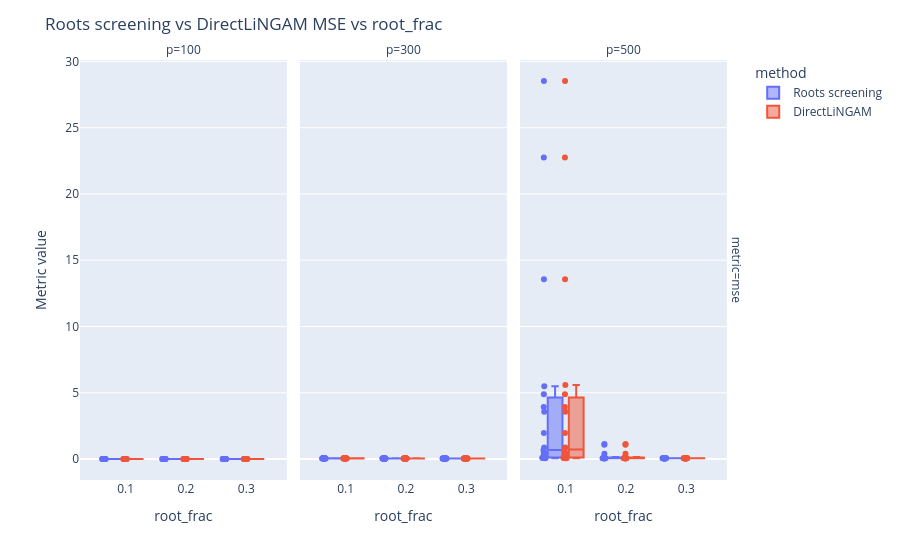

The code cell stored with this chart in its notebook:
### Code cell
fig_metrics = px.box(
    metrics_long[(metrics_long['metric'] == "mse")],
    x='root_frac',
    y='value',
    color='method',
    facet_row='metric',
    facet_col='p',
    category_orders={
        'metric': ['mse'],
        'root_frac': [0.1, 0.2, 0.3],
        'p': [100, 300, 500]
    },
    points='all',  # show all runs
)

fig_metrics.update_layout(
    title='Roots screening vs DirectLiNGAM MSE vs root_frac',
    boxmode='group',
    yaxis_title='Metric value'
)
fig_metrics.show()

### Figure 1 — Plotly figure (JSON) as saved in the notebook; plotly's stock layout.template omitted (floating-point values rounded to 4 significant figures)
{"data": [{"alignmentgroup": "True", "boxpoints": "all", "hovertemplate": "method=Roots screening<br>metric=mse<br>p=100<br>root_frac=%{x}<br>value=%{y}<extra></extra>", "legendgroup": "Roots screening", "marker": {"color": "#636efa"}, "name": "Roots screening", "notched": false, "offsetgroup": "Roots screening", "orientation": "v", "showlegend": true, "type": "box", "x": [0.1, 0.1, 0.1, 0.1, 0.1, 0.1, 0.1, 0.1, 0.1, 0.1, 0.1, 0.1, 0.1, 0.1, 0.1, 0.1, 0.1, 0.1, 0.1, 0.1, 0.2, 0.2, 0.2, 0.2, 0.2, 0.2, 0.2, 0.2, 0.2, 0.2, 0.2, 0.2, 0.2, 0.2, 0.2, 0.2, 0.2, 0.2, 0.2, 0.2, 0.3, 0.3, 0.3, 0.3, 0.3, 0.3, 0.3, 0.3, 0.3, 0.3, 0.3, 0.3, 0.3, 0.3, 0.3, 0.3, 0.3, 0.3, 0.3, 0.3], "x0": " ", "xaxis": "x", "y": [5.111e-06, 7.199e-05, 0.0006285, 0.0001524, 6.229e-05, 6.012e-06, 5.187e-06, 0.0007178, 4.117e-05, 5.572e-06, 0.0001293, 4.695e-06, 0.0001884, 0.002655, 4.606e-06, 5.249e-06, 5.275e-06, 3.61e-06, 0.0002482, 0.0009463, 4.982e-06, 5.582e-06, 4.342e-06, 4.877e-06, 0.0001839, 5.312e-06, 4.053e-06, 0.0008217, 7.145e-06, 4.947e-06, 4.757e-06, 5.812e-06, 0.0007546, 4.503e-06, 5.149e-06, 4.926e-06, 4.039e-06, 5.308e-06, 0.0002867, 6.34e-06, 5.839e-06, 5.705e-06, 4.453e-06, 4.685e-06, 5.284e-06, 4.995e-06, 4.341e-06, 5.736e-06, 4.92e-06, 6.659e-06, 4.96e-06, 5.23e-06, 6.734e-06, 3.749e-06, 5.149e-06, 4.904e-06, 5.473e-06, 4.756e-06, 5.291e-06, 5.762e-06], "y0": " ", "yaxis": "y"}, {"alignmentgroup": "True", "boxpoints": "all", "hovertemplate": "method=DirectLiNGAM<br>metric=mse<br>p=100<br>root_frac=%{x}<br>value=%{y}<extra></extra>", "legendgroup": "DirectLiNGAM", "marker": {"color": "#EF553B"}, "name": "DirectLiNGAM", "notched": false, "offsetgroup": "DirectLiNGAM", "orientation": "v", "showlegend": true, "type": "box", "x": [0.1, 0.1, 0.1, 0.1, 0.1, 0.1, 0.1, 0.1, 0.1, 0.1, 0.1, 0.1, 0.1, 0.1, 0.1, 0.1, 0.1, 0.1, 0.1, 0.1, 0.2, 0.2, 0.2, 0.2, 0.2, 0.2, 0.2, 0.2, 0.2, 0.2, 0.2, 0.2, 0.2, 0.2, 0.2, 0.2, 0.2, 0.2, 0.2, 0.2, 0.3, 0.3, 0.3, 0.3, 0.3, 0.3, 0.3, 0.3, 0.3, 0.3, 0.3, 0.3, 0.3, 0.3, 0.3, 0.3, 0.3, 0.3, 0.3, 0.3], "x0": " ", "xaxis": "x", "y": [5.101e-06, 7.199e-05, 0.0006285, 0.0001524, 6.239e-05, 6.012e-06, 5.187e-06, 0.0007178, 4.167e-05, 5.545e-06, 0.0001293, 4.695e-06, 0.0001884, 0.002655, 4.582e-06, 5.249e-06, 5.275e-06, 3.651e-06, 0.0002482, 0.0009463, 4.945e-06, 5.498e-06, 4.342e-06, 4.877e-06, 0.0001842, 5.405e-06, 4.053e-06, 0.0008217, 7.145e-06, 5.024e-06, 5.284e-06, 5.812e-06, 0.0007546, 4.471e-06, 5.149e-06, 4.926e-06, 4.039e-06, 5.202e-06, 0.0002867, 6.337e-06, 5.611e-06, 5.829e-06, 4.453e-06, 4.65e-06, 5.554e-06, 5.162e-06, 4.341e-06, 5.933e-06, 4.92e-06, 6.659e-06, 4.948e-06, 5.369e-06, 6.734e-06, 3.749e-06, 5.149e-06, 4.904e-06, 5.62e-06, 4.638e-06, 5.271e-06, 5.762e-06], "y0": " ", "yaxis": "y"}, {"alignmentgroup": "True", "boxpoints": "all", "hovertemplate": "method=Roots screening<br>metric=mse<br>p=300<br>root_frac=%{x}<br>value=%{y}<extra></extra>", "legendgroup": "Roots screening", "marker": {"color": "#636efa"}, "name": "Roots screening", "notched": false, "offsetgroup": "Roots screening", "orientation": "v", "showlegend": false, "type": "box", "x": [0.1, 0.1, 0.1, 0.1, 0.1, 0.1, 0.1, 0.1, 0.1, 0.1, 0.1, 0.1, 0.1, 0.1, 0.1, 0.1, 0.1, 0.1, 0.1, 0.1, 0.2, 0.2, 0.2, 0.2, 0.2, 0.2, 0.2, 0.2, 0.2, 0.2, 0.2, 0.2, 0.2, 0.2, 0.2, 0.2, 0.2, 0.2, 0.2, 0.2, 0.3, 0.3, 0.3, 0.3, 0.3, 0.3, 0.3, 0.3, 0.3, 0.3, 0.3, 0.3, 0.3, 0.3, 0.3, 0.3, 0.3, 0.3, 0.3, 0.3], "x0": " ", "xaxis": "x2", "y": [0.04388, 0.0488, 0.05837, 0.04593, 0.04842, 0.05105, 0.04603, 0.04823, 0.04453, 0.04573, 0.05537, 0.04649, 0.04657, 0.05123, 0.04813, 0.05356, 0.04592, 0.04943, 0.04526, 0.05222, 0.04141, 0.04128, 0.04679, 0.03629, 0.03831, 0.04369, 0.04089, 0.03899, 0.04496, 0.03722, 0.04485, 0.04195, 0.03862, 0.0486, 0.04108, 0.0379, 0.04484, 0.043, 0.04113, 0.04631, 0.03618, 0.03129, 0.03869, 0.03154, 0.03492, 0.0366, 0.03905, 0.02881, 0.03999, 0.03641, 0.03606, 0.02837, 0.03267, 0.03321, 0.03136, 0.03646, 0.03327, 0.03776, 0.0299, 0.03629], "y0": " ", "yaxis": "y2"}, {"alignmentgroup": "True", "boxpoints": "all", "hovertemplate": "method=DirectLiNGAM<br>metric=mse<br>p=300<br>root_frac=%{x}<br>value=%{y}<extra></extra>", "legendgroup": "DirectLiNGAM", "marker": {"color": "#EF553B"}, "name": "DirectLiNGAM", "notched": false, "offsetgroup": "DirectLiNGAM", "orientation": "v", "showlegend": false, "type": "box", "x": [0.1, 0.1, 0.1, 0.1, 0.1, 0.1, 0.1, 0.1, 0.1, 0.1, 0.1, 0.1, 0.1, 0.1, 0.1, 0.1, 0.1, 0.1, 0.1, 0.1, 0.2, 0.2, 0.2, 0.2, 0.2, 0.2, 0.2, 0.2, 0.2, 0.2, 0.2, 0.2, 0.2, 0.2, 0.2, 0.2, 0.2, 0.2, 0.2, 0.2, 0.3, 0.3, 0.3, 0.3, 0.3, 0.3, 0.3, 0.3, 0.3, 0.3, 0.3, 0.3, 0.3, 0.3, 0.3, 0.3, 0.3, 0.3, 0.3, 0.3], "x0": " ", "xaxis": "x2", "y": [0.04388, 0.04884, 0.0584, 0.04594, 0.04842, 0.05105, 0.04603, 0.04819, 0.04457, 0.04573, 0.05537, 0.04649, 0.04657, 0.0512, 0.04815, 0.05356, 0.04592, 0.04944, 0.04526, 0.05221, 0.04141, 0.04128, 0.04683, 0.03629, 0.03836, 0.04369, 0.04089, 0.03899, 0.04496, 0.03721, 0.04485, 0.04196, 0.03863, 0.04859, 0.04107, 0.0379, 0.04478, 0.04306, 0.04113, 0.04631, 0.03618, 0.03129, 0.03869, 0.03154, 0.03492, 0.0366, 0.03905, 0.02881, 0.03999, 0.03641, 0.03607, 0.02837, 0.03267, 0.03321, 0.03137, 0.03642, 0.03327, 0.03776, 0.02978, 0.03629], "y0": " ", "yaxis": "y2"}, {"alignmentgroup": "True", "boxpoints": "all", "hovertemplate": "method=Roots screening<br>metric=mse<br>p=500<br>root_frac=%{x}<br>value=%{y}<extra></extra>", "legendgroup": "Roots screening", "marker": {"color": "#636efa"}, "name": "Roots screening", "notched": false, "offsetgroup": "Roots screening", "orientation": "v", "showlegend": false, "type": "box", "x": [0.1, 0.1, 0.1, 0.1, 0.1, 0.1, 0.1, 0.1, 0.1, 0.1, 0.1, 0.1, 0.1, 0.1, 0.1, 0.1, 0.1, 0.1, 0.1, 0.2, 0.2, 0.2, 0.2, 0.2, 0.2, 0.2, 0.2, 0.2, 0.2, 0.2, 0.2, 0.2, 0.2, 0.2, 0.2, 0.2, 0.2, 0.2, 0.2, 0.3, 0.3, 0.3, 0.3, 0.3, 0.3, 0.3, 0.3, 0.3, 0.3, 0.3, 0.3, 0.3, 0.3, 0.3, 0.3, 0.3, 0.3, 0.3, 0.3], "x0": " ", "xaxis": "x3", "y": [22.76, 28.53, 0.4351, 3.915, 13.57, 1.956, 0.8639, 0.4721, 0.08876, 0.134, 0.06391, 5.482, 0.07177, 3.568, 0.6708, 4.89, 0.07401, 0.3983, 0.1041, 0.06167, 0.08101, 0.06448, 0.06885, 0.06035, 0.1267, 0.0663, 0.0761, 0.405, 1.133, 0.06182, 0.1513, 0.09349, 0.07348, 1.085, 0.05633, 0.06289, 0.05695, 0.06235, 0.06331, 0.05478, 0.0516, 0.052, 0.05485, 0.05391, 0.05128, 0.05206, 0.04957, 0.05669, 0.05805, 0.06598, 0.0534, 0.04908, 0.05651, 0.05281, 0.05091, 0.0512, 0.05078, 0.05507, 0.05189], "y0": " ", "yaxis": "y3"}, {"alignmentgroup": "True", "boxpoints": "all", "hovertemplate": "method=DirectLiNGAM<br>metric=mse<br>p=500<br>root_frac=%{x}<br>value=%{y}<extra></extra>", "legendgroup": "DirectLiNGAM", "marker": {"color": "#EF553B"}, "name": "DirectLiNGAM", "notched": false, "offsetgroup": "DirectLiNGAM", "orientation": "v", "showlegend": false, "type": "box", "x": [0.1, 0.1, 0.1, 0.1, 0.1, 0.1, 0.1, 0.1, 0.1, 0.1, 0.1, 0.1, 0.1, 0.1, 0.1, 0.1, 0.1, 0.1, 0.1, 0.2, 0.2, 0.2, 0.2, 0.2, 0.2, 0.2, 0.2, 0.2, 0.2, 0.2, 0.2, 0.2, 0.2, 0.2, 0.2, 0.2, 0.2, 0.2, 0.2, 0.3, 0.3, 0.3, 0.3, 0.3, 0.3, 0.3, 0.3, 0.3, 0.3, 0.3, 0.3, 0.3, 0.3, 0.3, 0.3, 0.3, 0.3, 0.3, 0.3], "x0": " ", "xaxis": "x3", "y": [22.76, 28.53, 0.4351, 3.915, 13.57, 1.956, 0.8676, 0.4721, 0.08876, 0.1339, 0.06391, 5.58, 0.07177, 3.568, 0.7083, 4.889, 0.07402, 0.3984, 0.1041, 0.06183, 0.08108, 0.06455, 0.06885, 0.06036, 0.1267, 0.06627, 0.07649, 0.405, 1.133, 0.06181, 0.1513, 0.09348, 0.07965, 1.085, 0.05633, 0.06293, 0.05689, 0.06261, 0.06329, 0.05478, 0.0516, 0.05204, 0.05484, 0.05391, 0.05128, 0.05206, 0.04959, 0.05667, 0.05805, 0.06593, 0.05341, 0.04908, 0.0565, 0.05281, 0.0509, 0.0512, 0.05078, 0.05506, 0.05188], "y0": " ", "yaxis": "y3"}], "layout": {"annotations": [{"font": {}, "showarrow": false, "text": "p=100", "x": 0.1567, "xanchor": "center", "xref": "paper", "y": 1, "yanchor": "bottom", "yref": "paper"}, {"font": {}, "showarrow": false, "text": "p=300", "x": 0.49, "xanchor": "center", "xref": "paper", "y": 1, "yanchor": "bottom", "yref": "paper"}, {"font": {}, "showarrow": false, "text": "p=500", "x": 0.8233, "xanchor": "center", "xref": "paper", "y": 1, "yanchor": "bottom", "yref": "paper"}, {"font": {}, "showarrow": false, "text": "metric=mse", "textangle": 90, "x": 0.98, "xanchor": "left", "xref": "paper", "y": 0.5, "yanchor": "middle", "yref": "paper"}], "boxmode": "group", "legend": {"title": {"text": "method"}, "tracegroupgap": 0}, "margin": {"t": 60}, "title": {"text": "Roots screening vs DirectLiNGAM MSE vs root_frac"}, "xaxis": {"anchor": "y", "categoryarray": [0.1, 0.2, 0.3], "categoryorder": "array", "domain": [0, 0.3133], "title": {"text": "root_frac"}}, "xaxis2": {"anchor": "y2", "categoryarray": [0.1, 0.2, 0.3], "categoryorder": "array", "domain": [0.3333, 0.6467], "matches": "x", "title": {"text": "root_frac"}}, "xaxis3": {"anchor": "y3", "categoryarray": [0.1, 0.2, 0.3], "categoryorder": "array", "domain": [0.6667, 0.98], "matches": "x", "title": {"text": "root_frac"}}, "yaxis": {"anchor": "x", "domain": [0, 1], "title": {"text": "Metric value"}}, "yaxis2": {"anchor": "x2", "domain": [0, 1], "matches": "y", "showticklabels": false}, "yaxis3": {"anchor": "x3", "domain": [0, 1], "matches": "y", "showticklabels": false}}}
